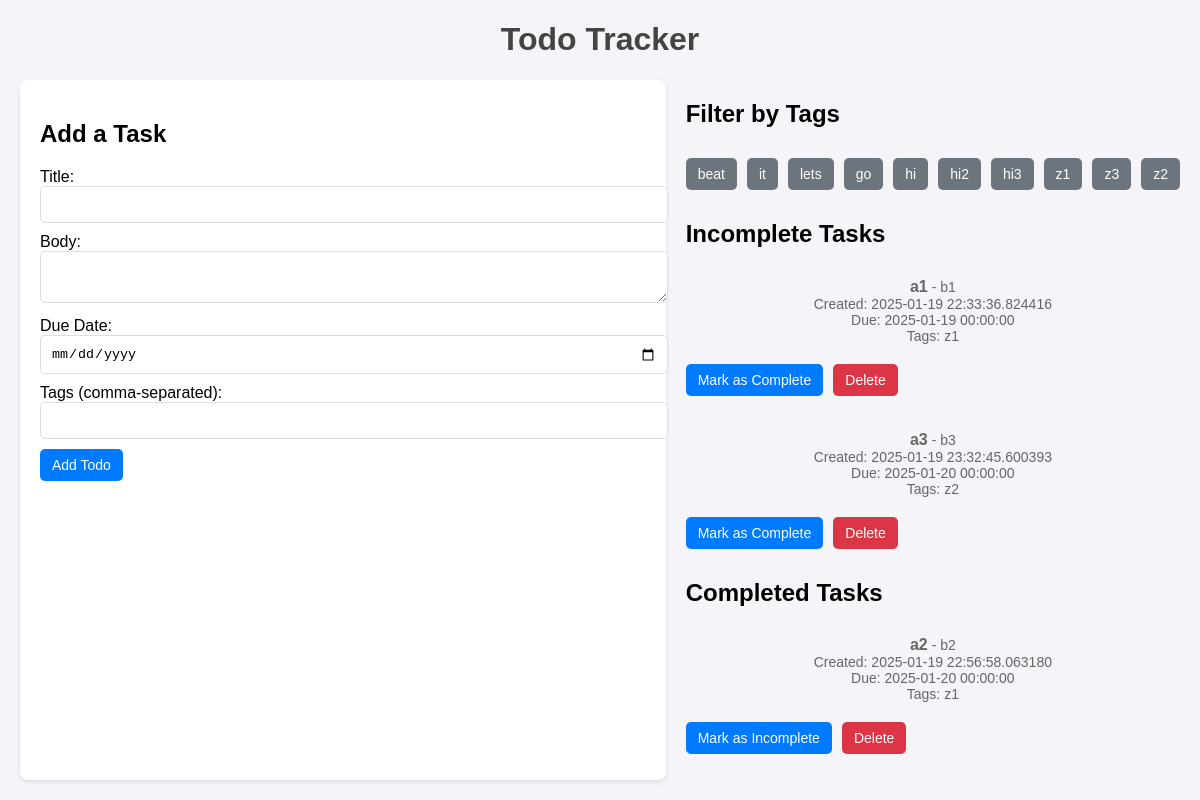
Before: / with the older database file.
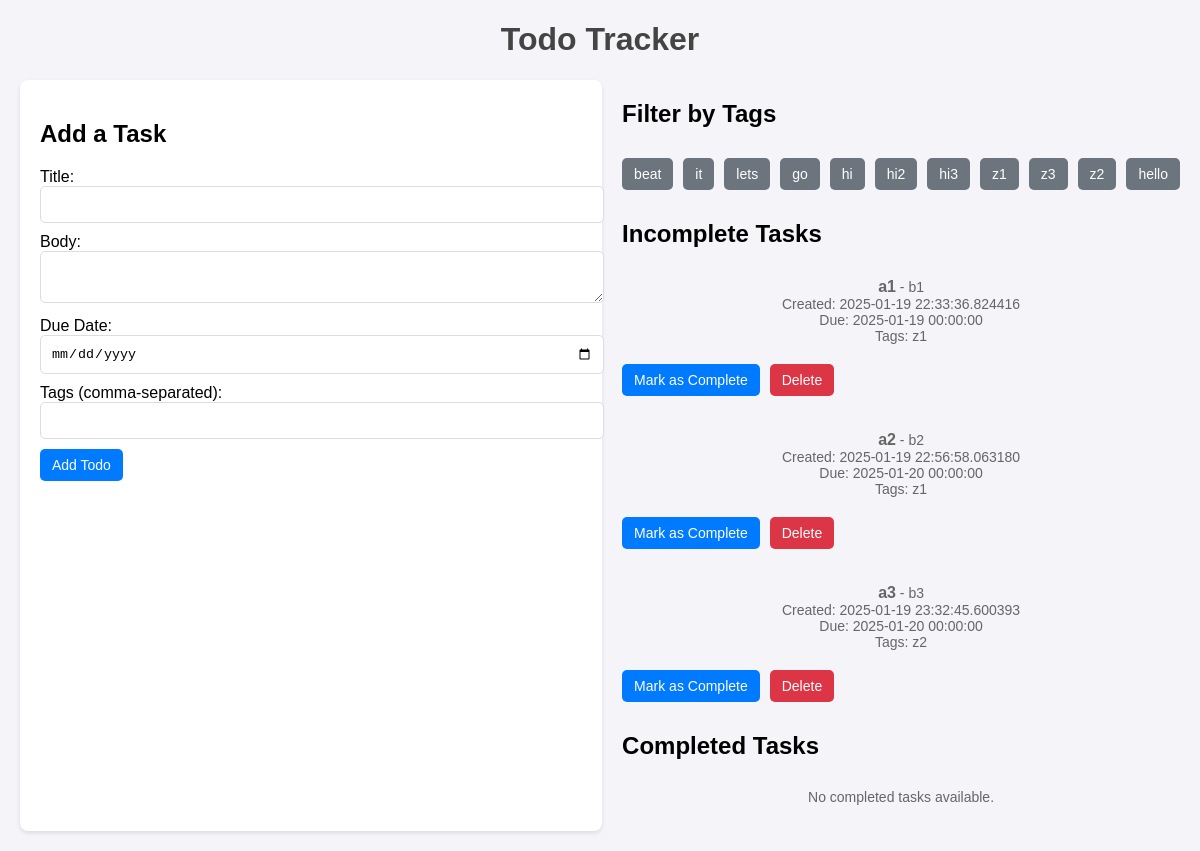
After: the same page with the newer database file.
### main.py (models this page shows)
class Tag(Base):
    __tablename__ = "tags"
    id = Column(Integer, primary_key=True, index=True)
    name = Column(String, unique=True, index=True)
    todos = relationship("TodoItem", secondary="todo_tags", back_populates="tags")

class TodoItem(Base):
    __tablename__ = "todo_items"
    id = Column(Integer, primary_key=True, index=True)
    title = Column(String, index=True)
    body = Column(String, nullable=True)
    created_at = Column(DateTime, default=datetime.datetime.utcnow)
    due_date = Column(DateTime, nullable=True)
    is_completed = Column(Boolean, default=False)
    tags = relationship("Tag", secondary="todo_tags", back_populates="todos")

### main.py (the view)
@app.get("/", response_class=HTMLResponse)
async def read_root(request: Request):
    incomplete_tasks = session.query(TodoItem).filter(TodoItem.is_completed == False).all()
    completed_tasks = session.query(TodoItem).filter(TodoItem.is_completed == True).all()
    tags = session.query(Tag).all()
    return templates.TemplateResponse(
        "index.html",
        {
            "request": request,
            "incomplete_tasks": incomplete_tasks,
            "completed_tasks": completed_tasks,
            "tags": tags,
        },
    )

### templates/index.html (shortened to what this page needs)
<!DOCTYPE html>
<html lang="en">
<head>
    <link rel="stylesheet" href="/static/style.css">
</head>
<body>
    <h1>Todo Tracker</h1>
    <div class="container">
        <section class="add-task">
            <h2>Add a Task</h2>
            <form method="post" action="/add"
                  hx-post="/add"
                  hx-target="#task-lists"
                  hx-swap="outerHTML"
                  hx-on="htmx:afterRequest: this.reset()">
                <label for="title">Title:</label>
                <input type="text" id="title" name="title" required><br>
                <label for="body">Body:</label>
                <textarea id="body" name="body"></textarea><br>
                <label for="due_date">Due Date:</label>
                <input type="date" id="due_date" name="due_date"><br>
                <label for="tags">Tags (comma-separated):</label>
                <input type="text" id="tags" name="tags"><br>
                <button type="submit">Add Todo</button>
            </form>
        </section>
        <div id="task-lists">
            <section id="filter-tags">
                <h2>Filter by Tags</h2>
                <ul class="tag-list">
                    {% for tag in tags %}
                    <li>
                        <button hx-get="/filter-by-tag?tag_name={{ tag.name }}"
                                hx-target="#task-lists"
                                hx-swap="outerHTML"
                                class="filter-tag">
                            {{ tag.name }}
                        </button>
                    </li>
                    {% endfor %}
                </ul>
            </section>
            <section id="incomplete-tasks">
                <h2>Incomplete Tasks</h2>
                <ul id="incomplete-list">
                    {% if incomplete_tasks|length == 0 %}
                    <li>No incomplete tasks available.</li>
                    {% else %}
                    {% for todo in incomplete_tasks %}
                    <li id="task-{{ todo.id }}">
                        <strong>{{ todo.title }}</strong> - {{ todo.body }}
                        <br>Created: {{ todo.created_at }}
                        <br>Due: {{ todo.due_date or 'No due date' }}
                        <br>Tags: {% for tag in todo.tags %}{{ tag.name }} {% endfor %}
                        <div class="task-actions">
                            <form method="post" action="/toggle/{{ todo.id }}"
                                  hx-post="/toggle/{{ todo.id }}"
                                  hx-target="#task-lists"
                                  hx-swap="outerHTML">
                                <button type="submit">Mark as Complete</button>
                            </form>
                            <form method="post" action="/delete/{{ todo.id }}"
                                  hx-post="/delete/{{ todo.id }}"
                                  hx-target="#task-{{ todo.id }}"
                                  hx-swap="outerHTML">
                                <button type="submit" class="delete-button">Delete</button>
                            </form>
                        </div>
                    </li>
                    {% endfor %}
                    {% endif %}
                </ul>
            </section>
            <section id="completed-tasks">
                <h2>Completed Tasks</h2>
                <ul id="completed-list">
                    {% if completed_tasks|length == 0 %}
                    <li>No completed tasks available.</li>
                    {% else %}
                    {% for todo in completed_tasks %}
                    <li id="task-{{ todo.id }}">
                        <strong>{{ todo.title }}</strong> - {{ todo.body }}
                        <br>Created: {{ todo.created_at }}
                        <br>Due: {{ todo.due_date or 'No due date' }}
                        <br>Tags: {% for tag in todo.tags %}{{ tag.name }} {% endfor %}
                        <div class="task-actions">
                            <form method="post" action="/toggle/{{ todo.id }}"
                                  hx-post="/toggle/{{ todo.id }}"
                                  hx-target="#task-lists"
                                  hx-swap="outerHTML">
                                <button type="submit">Mark as Incomplete</button>
                            </form>
                            <form method="post" action="/delete/{{ todo.id }}"
                                  hx-post="/delete/{{ todo.id }}"
                                  hx-target="#task-{{ todo.id }}"
                                  hx-swap="outerHTML">
                                <button type="submit" class="delete-button">Delete</button>
                            </form>
                        </div>
                    </li>
                    {% endfor %}
                    {% endif %}
                </ul>
            </section>
        </div>
    </div>
</body>
</html>

### static/style.css (style rules this page uses)
body { font-family: Arial, sans-serif; margin: 20px; background-color: #f4f4f9; }
h1 { text-align: center; color: #444; }
.container { display: flex; flex-direction: row; justify-content: space-between; }
.add-task { flex: 2; margin-right: 20px; background-color: #fff; padding: 20px; border-radius: 8px; box-shadow: 0 2px 4px rgba(0, 0, 0, 0.1); }
form { margin-top: 10px; }
input, textarea { width: 100%; padding: 10px; margin-bottom: 10px; border: 1px solid #ddd; border-radius: 5px; }
.task-actions { display: flex; flex-wrap: wrap; gap: 10px; margin-top: 10px; align-items: center; }
button { padding: 8px 12px; border: none; border-radius: 5px; cursor: pointer; font-size: 14px; }
button[type="submit"] { background-color: #007bff; color: white; }
button.delete-button { background-color: #dc3545; color: white; }
ul { list-style-type: none; padding: 0; }
li { background-color: #f9f9f9; margin-bottom: 15px; padding: 15px; border: 1px solid #ddd; border-radius: 5px; box-shadow: 0 1px 3px rgba(0, 0, 0, 0.1); }
li strong { font-size: 16px; }
ul li { font-size: 14px; color: #666; text-align: center; padding: 10px 0; border: none; background-color: transparent; box-shadow: none; }
.tag-list { display: flex; flex-wrap: wrap; gap: 10px; padding: 0; margin-bottom: 20px; list-style: none; }
.tag-list li { margin: 0; }
button.filter-tag { background-color: #6c757d; color: white; padding: 8px 12px; border: none; border-radius: 5px; font-size: 14px; cursor: pointer; }

Changed rows visible on the page:
added Tag: name "hello", shown under "Filter by Tags"
changed TodoItem (number 2 of 3 on the later page): gains Tag (name "z1"); loses Tag (name "z1"); moves from the list under "Completed Tasks" to the list under "Incomplete Tasks"
Other visible differences:
text now shown: "No completed tasks available."
